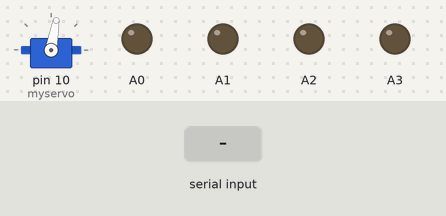
A sketch run on a simulated Arduino Uno, built with avr-gcc and run on an emulated ATmega328P. Shown: servo, output pins drawn as LEDs (lit = HIGH). The test bench sets the inputs (shaded band).

Above: at 1.2 s.
1.3 s: "1" received over Serial
At 2.3 s:
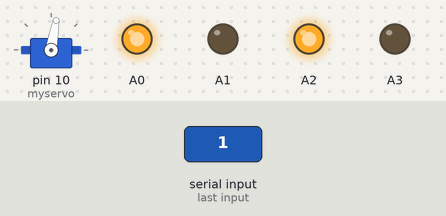
2.8 s: "2" received over Serial
At 3.4 s:
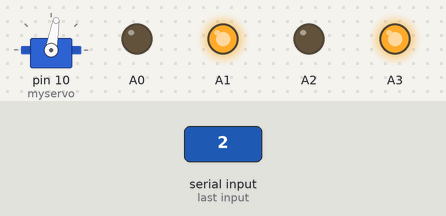
4.3 s: "3" received over Serial
At 4.6 s:
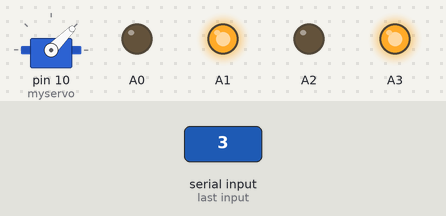
5.8 s: "4" received over Serial
At 6.9 s:
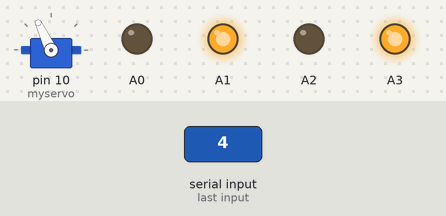
7.3 s: "1" received over Serial
At 8.0 s:
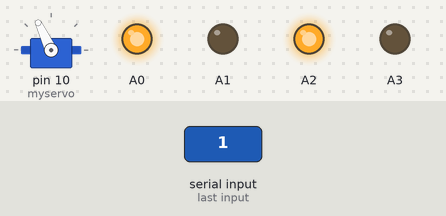
8.8 s: "5" received over Serial
At 9.2 s:
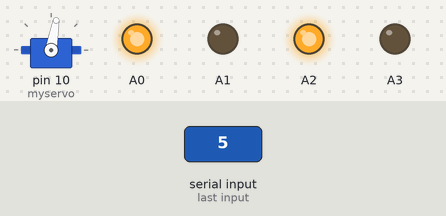
Timing chart, 0 to 11.3 s (numbered marks = the images above; inputs shaded):
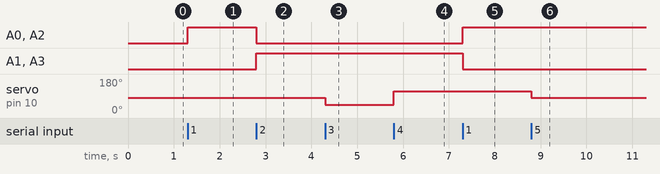

The sketch:

sketch_sep19a.ino
```cpp
#include <Servo.h>
Servo myservo;
char con, c;

void setup()
{
  Serial.begin(9600);
  pinMode(A0, OUTPUT);
  pinMode(A1, OUTPUT);
  pinMode(A2, OUTPUT);
  pinMode(A3, OUTPUT);
  myservo.attach(10);
  myservo.write(80);
}

void loop()
{
  c = Serial.read();

  if (c == '1' || c == '2' || c == '3' || c == '4' || c == '5' || c == '0')
    con = c;
  switch (con)
  {
    case '1':
      digitalWrite(A0, 1);
      digitalWrite(A1, 0);
      digitalWrite(A2, 1);
      digitalWrite(A3, 0);
      break;

    case '2':
      digitalWrite(A0, 0);
      digitalWrite(A1, 1);
      digitalWrite(A2, 0);
      digitalWrite(A3, 1);
      break;
    case '3':
      myservo.write(45);
      break;
    case '4':
      myservo.write(115);
      break;
      case '5':
      myservo.write(80);
      break;
    case '0':
      digitalWrite(A0, 0);
      digitalWrite(A1, 0);
      digitalWrite(A2, 0);
      digitalWrite(A3, 0);
      myservo.write(80);
      break;


  }
}
```

Measured:
- after the input at 1.3 s, A0, A2: LOW → HIGH at once
- after the input at 2.8 s, A0, A2: HIGH → LOW at once; A1, A3: LOW → HIGH at once
- after the input at 4.3 s, servo on pin 10 (myservo): 80° → 45° at once
- after the input at 5.8 s, servo on pin 10 (myservo): 45° → 115° at once
- after the input at 7.3 s, A0, A2: LOW → HIGH at once; A1, A3: HIGH → LOW at once
- after the input at 8.8 s, servo on pin 10 (myservo): 115° → 80° at once
